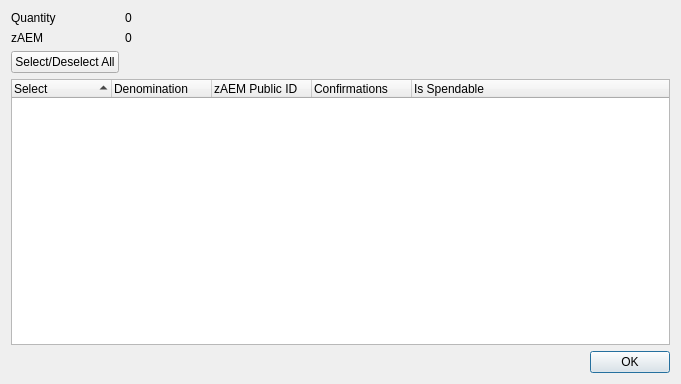
<?xml version="1.0" encoding="UTF-8"?>
<ui version="4.0">
 <class>ZAEMControlDialog</class>
 <widget class="QDialog" name="ZAEMControlDialog">
  <property name="geometry">
   <rect>
    <x>0</x>
    <y>0</y>
    <width>681</width>
    <height>384</height>
   </rect>
  </property>
  <property name="minimumSize">
   <size>
    <width>681</width>
    <height>384</height>
   </size>
  </property>
  <property name="windowTitle">
   <string>Select zAEM to Spend</string>
  </property>
  <layout class="QGridLayout" name="gridLayout">
   <item row="0" column="0">
    <layout class="QFormLayout" name="formLayout">
     <property name="sizeConstraint">
      <enum>QLayout::SetDefaultConstraint</enum>
     </property>
     <item row="0" column="0">
      <widget class="QLabel" name="labelQuantity">
       <property name="text">
        <string>Quantity</string>
       </property>
      </widget>
     </item>
     <item row="0" column="1">
      <widget class="QLabel" name="labelQuantity_int">
       <property name="text">
        <string>0</string>
       </property>
      </widget>
     </item>
     <item row="1" column="0">
      <widget class="QLabel" name="labelZAEM">
       <property name="text">
        <string>zAEM</string>
       </property>
      </widget>
     </item>
     <item row="1" column="1">
      <widget class="QLabel" name="labelZAEM_int">
       <property name="text">
        <string>0</string>
       </property>
      </widget>
     </item>
     <item row="2" column="0">
      <widget class="QPushButton" name="pushButtonAll">
       <property name="text">
        <string>Select/Deselect All</string>
       </property>
      </widget>
     </item>
    </layout>
   </item>
   <item row="1" column="0">
    <layout class="QVBoxLayout" name="verticalLayout">
     <item>
      <widget class="QTreeWidget" name="treeWidget">
       <property name="minimumSize">
        <size>
         <width>0</width>
         <height>250</height>
        </size>
       </property>
       <property name="alternatingRowColors">
        <bool>true</bool>
       </property>
       <property name="sortingEnabled">
        <bool>true</bool>
       </property>
       <property name="columnCount">
        <number>5</number>
       </property>
       <attribute name="headerDefaultSectionSize">
        <number>100</number>
       </attribute>
       <column>
        <property name="text">
         <string notr="true">Select</string>
        </property>
       </column>
       <column>
        <property name="text">
         <string notr="true">Denomination</string>
        </property>
       </column>
       <column>
        <property name="text">
         <string notr="true">zAEM Public ID</string>
        </property>
       </column>
       <column>
        <property name="text">
         <string notr="true">Confirmations</string>
        </property>
       </column>
       <column>
        <property name="text">
         <string>Is Spendable</string>
        </property>
       </column>
      </widget>
     </item>
     <item>
      <widget class="QDialogButtonBox" name="buttonBox">
       <property name="orientation">
        <enum>Qt::Horizontal</enum>
       </property>
       <property name="standardButtons">
        <set>QDialogButtonBox::Ok</set>
       </property>
      </widget>
     </item>
    </layout>
   </item>
  </layout>
 </widget>
 <resources/>
 <connections>
  <connection>
   <sender>buttonBox</sender>
   <signal>accepted()</signal>
   <receiver>ZAEMControlDialog</receiver>
   <slot>accept()</slot>
   <hints>
    <hint type="sourcelabel">
     <x>248</x>
     <y>254</y>
    </hint>
    <hint type="destinationlabel">
     <x>157</x>
     <y>274</y>
    </hint>
   </hints>
  </connection>
  <connection>
   <sender>buttonBox</sender>
   <signal>rejected()</signal>
   <receiver>ZAEMControlDialog</receiver>
   <slot>reject()</slot>
   <hints>
    <hint type="sourcelabel">
     <x>316</x>
     <y>260</y>
    </hint>
    <hint type="destinationlabel">
     <x>286</x>
     <y>274</y>
    </hint>
   </hints>
  </connection>
 </connections>
</ui>
